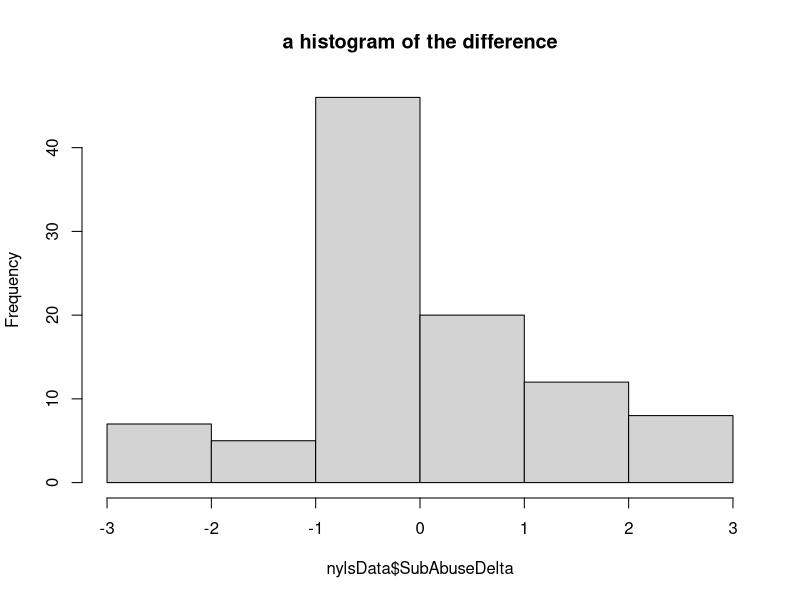
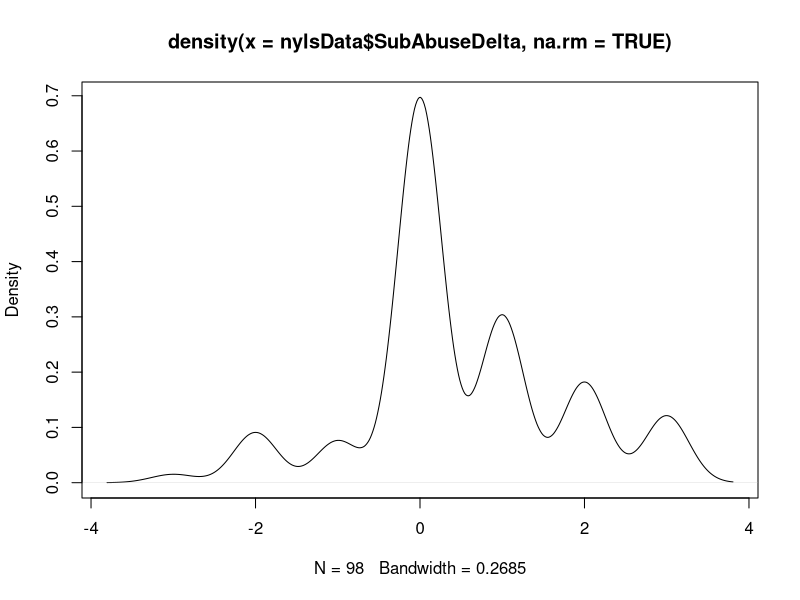
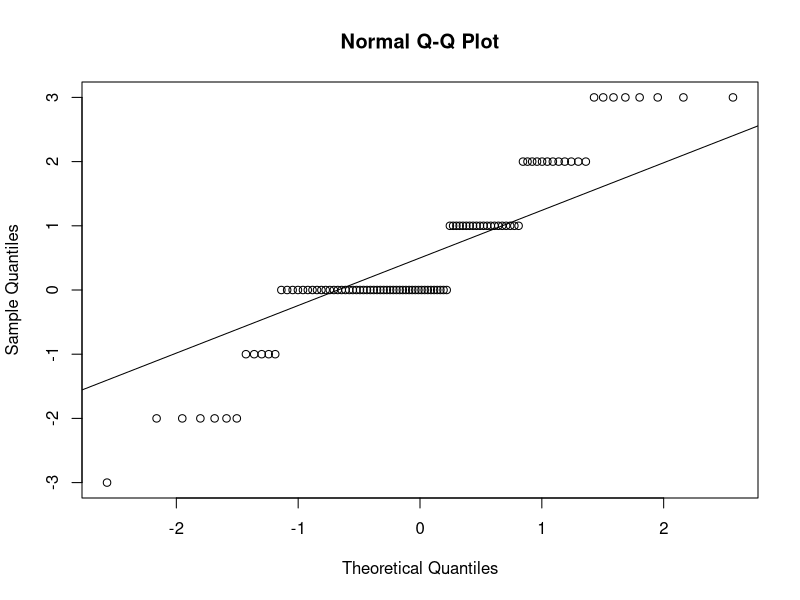
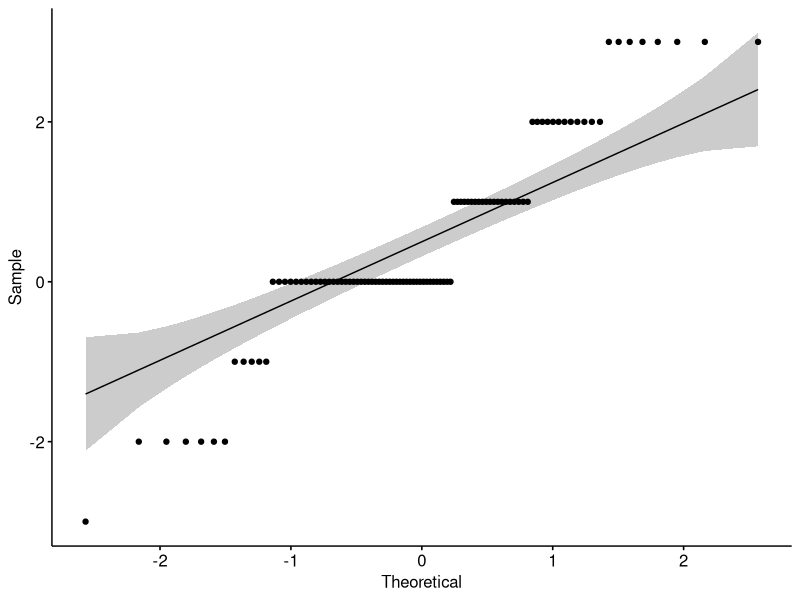
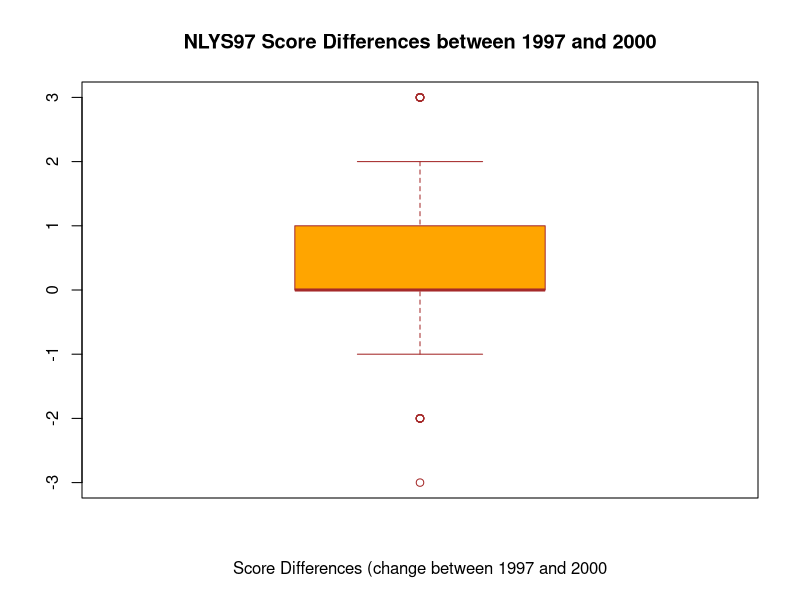

Write the R code that produced these figures, in order.
library(plyr)
library(tidyverse)

#REFERENCES:
# https://www.sheffield.ac.uk/polopoly_fs/1.579191!/file/stcp-karadimitriou-normalR.pdf
# https://www.statsandr.com/blog/do-my-data-follow-a-normal-distribution-a-note-on-the-most-widely-used-distribution-and-how-to-test-for-normality-in-r/
# https://statistics.berkeley.edu/computing/r-t-tests
# http://www.sthda.com/english/articles/24-ggpubr-publication-ready-plots/76-add-p-values-and-significance-levels-to-ggplots/


#Two Questions
#1 
#Whether the youths (n=100) in the NLYS97 had a statistically
#significant decrease or increase in their substance use index
#score between 1997 and 2000.
#
#2
#Whether this decrease or increase in substance use differs by race.  Specifically,
#you hypothesize that WHITE youths compared to non-white youths, will report higher
#substance abuse

#CLEANING AND REVIEW OF DATA SET####

nylsData =read.csv("NYLS97_Substance.csv",sep=",") 

plyr::count(nylsData, 'Race')

plyr::count(nylsData, 'Substance1997')

plyr::count(nylsData, 'Substance2000')

nylsData$Substance2000[nylsData$Substance2000 < 0] <- NA

plyr::count(nylsData, 'Race')

plyr::count(nylsData, 'Substance1997')

plyr::count(nylsData, 'Substance2000')


nylsData <- nylsData %>% 
  mutate(SubAbuseDelta = (Substance2000-Substance1997))

plyr::count(nylsData, 'SubAbuseDelta')


histgram.delta=hist(nylsData$SubAbuseDelta  , main="a histogram of the difference") 

plot(density(nylsData$SubAbuseDelta, na.rm=TRUE))

summary(nylsData$SubAbuseDelta)

subAbuseStDev = sd(nylsData$SubAbuseDelta  ,na.rm=TRUE)
subAbuseMean = mean(nylsData$SubAbuseDelta  ,na.rm=TRUE)

ks.test(x= nylsData$SubAbuseDelta,"pnorm",mean=subAbuseMean,sd=subAbuseStDev)

shapiro.test(nylsData$SubAbuseDelta)

qqnorm(nylsData$SubAbuseDelta)
qqline(nylsData$SubAbuseDelta)

library(ggpubr)
ggqqplot(nylsData$SubAbuseDelta)

drinking_problem_score_plot <-
  boxplot(nylsData$SubAbuseDelta,
          main = "NLYS97 Score Differences between 1997 and 2000",
          xlab = "Score Differences (change between 1997 and 2000",
          col = "orange",
          border = "brown"
          #horizontal = TRUE,
          #notch = TRUE
          )

drinking_problem_score_plot
